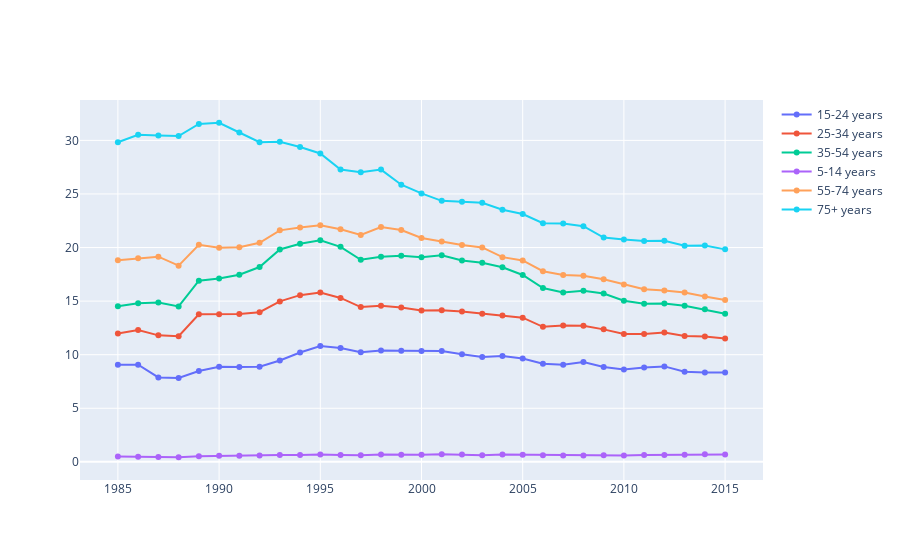

Notebook code for this chart:
### Code cell
suicide_rate_age_group_year_new_index = suicide_rate_age_group_year.reset_index(level = 1)
plot = go.Figure()
for i in suicide_rate_age_group_year.index.get_level_values('age').unique():
    plot.add_trace(go.Scatter(x = suicide_rate_age_group_year.index.get_level_values('year').unique(),
                              y = suicide_rate_age_group_year_new_index[suicide_rate_age_group_year_new_index['age']==i]['suicides per 100k'],
                             mode = 'lines+markers',
                             name = i ))
plot.update_traces(hoverinfo="all", hovertemplate="Year: %{x}<br>Suicides per 100k: %{y}")
pio.write_html(plot,file='Age_lineplot',auto_open=True)
plot.show()
